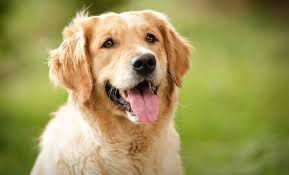
#> input picture CVOpen_Learning/dog.jpeg, 289 x 175 px, found by its file name
$ python cropping.py
#> lines starting #> are read from the running program, lines starting #| are printed output that depends on the picture
import cv2

image = cv2.imread("Phase2\dog.jpeg")
#> image is the input picture: shape (175, 289, 3); mean B, G, R 89.6, 151.3, 160.5

if image is not None:
    cropped = image[100:200, 50: 150]
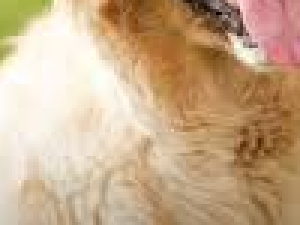
#> cropped: shape (75, 100, 3) (shown 3 times larger); mean B, G, R 138.5, 171.1, 200.1

    cv2.imshow("Original Image", image)
    cv2.imshow("Cropped Image", cropped)
    cv2.waitKey(0)
    cv2.destroyAllWindows()

else:
    print("Image cannot loaded")
